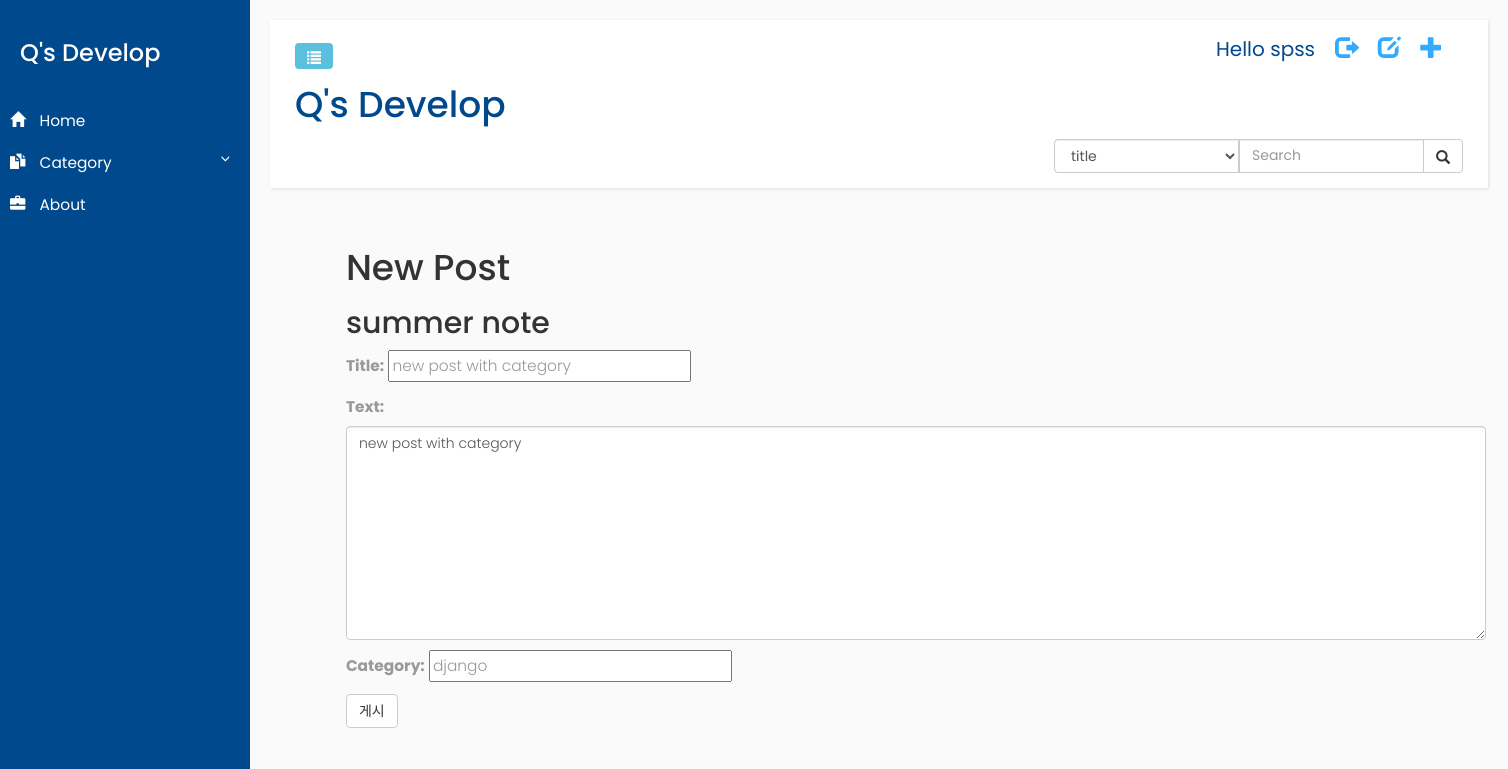
Page /post/new/2 (signed in) on the earlier database version.
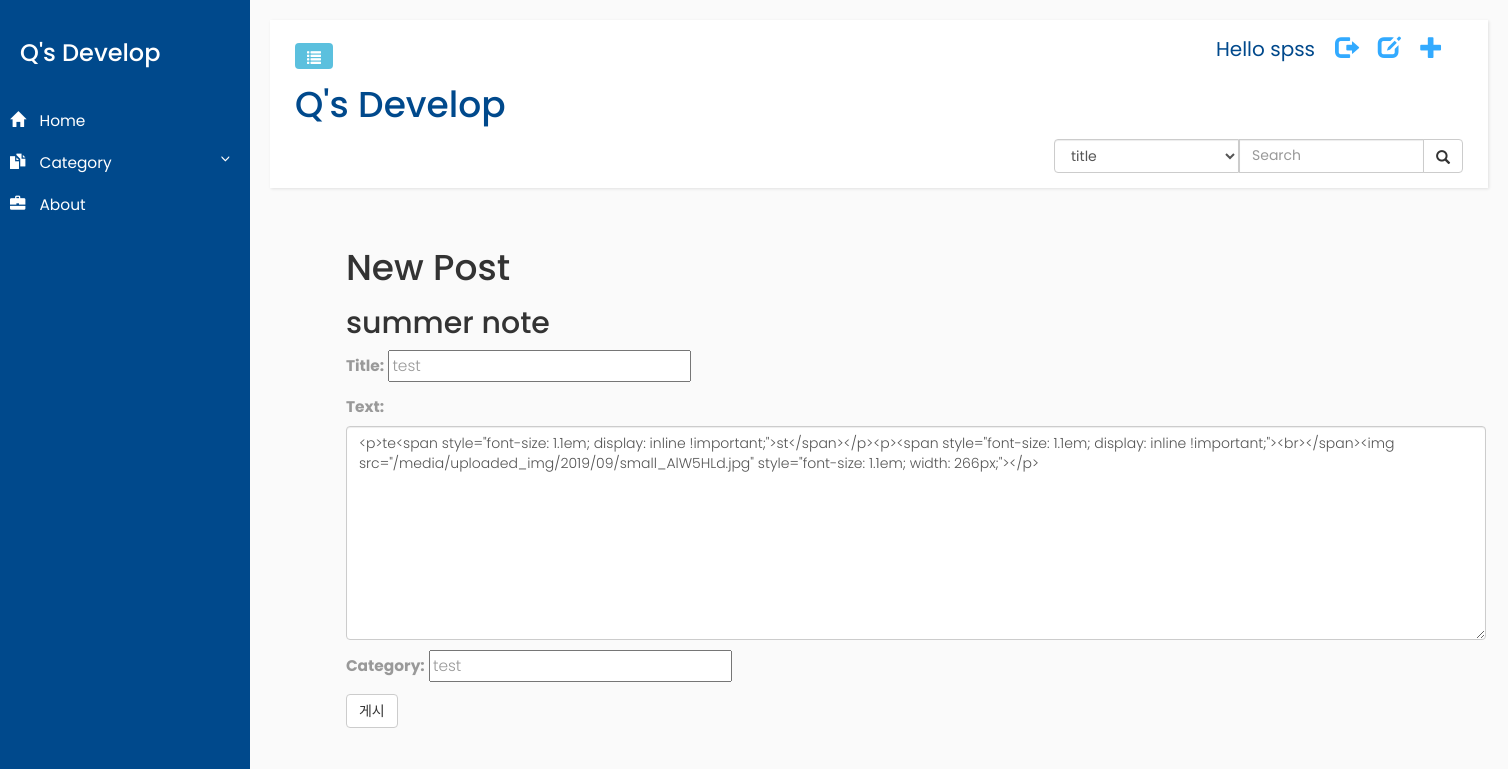
Same page on the later database version.
### blog/models.py (models this page shows, shortened)
class Post(models.Model):
    author = models.ForeignKey('auth.User',on_delete=models.CASCADE,)
    title = models.CharField(max_length=200)
    text = models.TextField()
    category = models.CharField(max_length=200)
    created_date = models.DateTimeField(default = timezone.now)
    published_date = models.DateTimeField(blank = True, null=True)

### blog/views.py (the view)
# urls.py: path('post/new/<int:pk>', views.post_new, name='post_new'),
@login_required(login_url='admin:login')
def post_new(request, pk):
    post_inst = get_object_or_404(Post, pk=pk)
    if request.method =='POST':
        form = PostForm(request.POST, request.FILES, instance=post_inst)
        if form.is_valid():
            post = form.save(commit=False)
            post.author = request.user
            post.save()
            return redirect('blog:post_detail', post.pk)
    else:
        form = PostForm(instance=post_inst)
    return render(request, 'blog/post_edit.html', {
        'form':form,
        'post':post_inst
    })

### blog/forms.py
class PostForm(forms.ModelForm):
    class Meta:
        model = Post
        fields =('title','text','category')
    def __init__(self, *args, **kwargs):
        super().__init__(*args, **kwargs)
        self.fields['text'].widget.attrs.update({
            'class':'form-control click2edit',
            'id':'summernote',
            })

### blog/templates/blog/post_edit.html (shortened to what this page needs)
{% extends 'blog/base.html' %}
{% load static %}
{% block content %}
<link href="http://cdnjs.cloudflare.com/ajax/libs/summernote/0.8.12/summernote.css" rel="stylesheet">
    <h1>New Post</h1>
    <h2>summer note</h2>
    <form name="frm" id="frm" action="" method="POST" class="post-form" enctype="multipart/form-data">
        {{ form.as_p }}
        <button type="submit" class="save btn btn-default">게시</button>
    </form>
{% endblock %}

Differences in the rows shown:
changed Post: title "new post with category" → "test"; text "new post with category" → "<p>te<span style=\"font-size: 1.1em; display: inline !important;\">st</span></p><p><span style=\"font-size: 1.1em; display: inline !important;\"><br></span><img src=\"/media/uploaded_img/2019/09/small_AlW5HLd.jpg\" style=\"font-size: 1.1em; width: 266px;\"></p>"; category "django" → "test"
